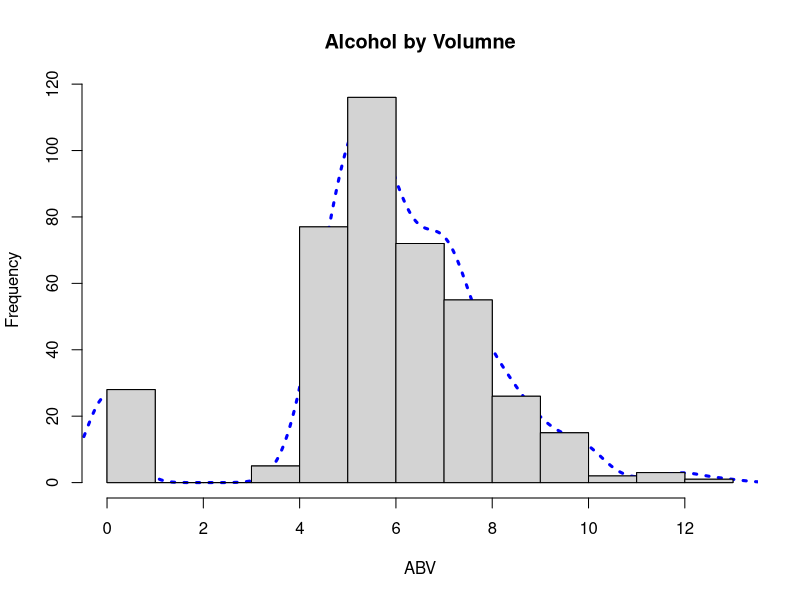
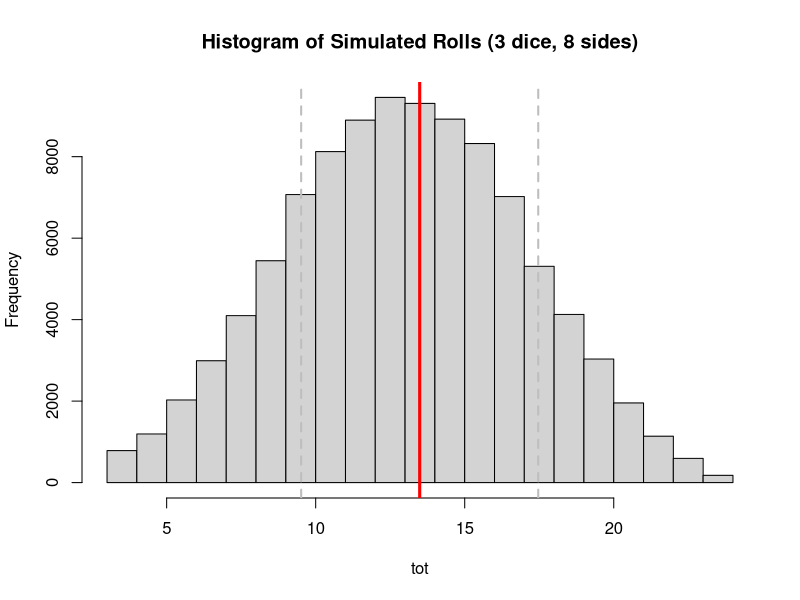

Generate these figures, in order, with R:
## ---- chunk 1

smry <- function(x) {
	if(is.numeric(x) == FALSE) {
		warning("Vector coerced to numeric")
	}

	mn <- mean(as.numeric(x), na.rm = TRUE)
	md <- median(as.numeric(x), na.rm = TRUE)
	stDev <- sd(as.numeric(x), na.rm = TRUE)
	minm <- min(as.numeric(x), na.rm = TRUE)
	maxm <- max(as.numeric(x), na.rm = TRUE)
	
	if(length(x) != length(na.omit(x))) {
		warning("Missing data removed")
	}
	
	stats <- c(mn, md, stDev, minm, maxm)
	names(stats) <- c("Mean", "Median", "StandardDeviation", "Minimum", 
		"Maximum")

return(round(stats, 3))
}
## ---- chunk 2
setwd("/Users/Daniel/Dropbox/Teaching/CourseR/")
beer <- read.delim("./data/ratebeer_beerjobber.txt")
head(beer)


Style <- smry(beer$style)
ABV <- smry(beer$abv)
Ratings <- smry(beer$ratings)
Overall_Score <- smry(beer$score.overall)
Style_Score <- smry(beer$score.by.style)

rbind(Style, ABV, Ratings, Overall_Score, Style_Score)
## ---- chunk 3
med <- function(x) {
	if(any(is.na(x))) {
		warning("Missing data removed")
		x <- na.omit(x)
	}
	
	ordered <- x[order(x)]

	if((length(ordered) %% 2) == 1) {
		return(ordered[ceiling(length(ordered)/2)])
	}
	
	if((length(ordered) %% 2) == 0) {
		return(mean(c(
				ordered[length(ordered)/2],
				ordered[(length(ordered)/2) + 1]
				)
			)
		)
	}
}
median(beer$score.overall, na.rm = TRUE); med(beer$score.overall)
median(beer$abv, na.rm = TRUE); med(beer$abv)
median(c(1:12, NA, NA), na.rm = TRUE); med(c(1:12, NA, NA))
median(1:13); med(1:13)
## ---- chunk 4
histDens <- function(x, lineCol, ...) {
  x <- as.numeric(x)
  hist(x, 
    probability = TRUE, 
    axes = FALSE,
    main = "", 
    xlab = "", 
    ylab = "")

  lines(density(x, na.rm = TRUE), 
    col = as.character(lineCol), 
    lty = 3, 
    lwd = 3)

  par(new = TRUE)
  hist(x, ...)
}
histDens(beer$abv, lineCol = "blue", 
	main = "Alcohol by Volumne",
	xlab = "ABV")
## ---- chunk 5
dice <- function(nsides, nrolls, ndice) {
	t(replicate(nrolls, sample(1:nsides, ndice, replace = TRUE)))

} 
experiment <- dice(8, 1e5, 3)
head(experiment)
## ---- chunk 6
tot <- rowSums(experiment)

hist(tot, main = "Histogram of Simulated Rolls (3 dice, 8 sides)")
abline(v = mean(tot), col = "red", lwd = 3)
abline(v = mean(tot) - sd(tot), col = "gray", lwd = 2, lty = 2)
abline(v = mean(tot) + sd(tot), col = "gray", lwd = 2, lty = 2)

(table(experiment[ ,2] == experiment[ ,1] + 1 & 
	  experiment[ ,3] == experiment[ ,2] + 1) / 1e5) * 100
